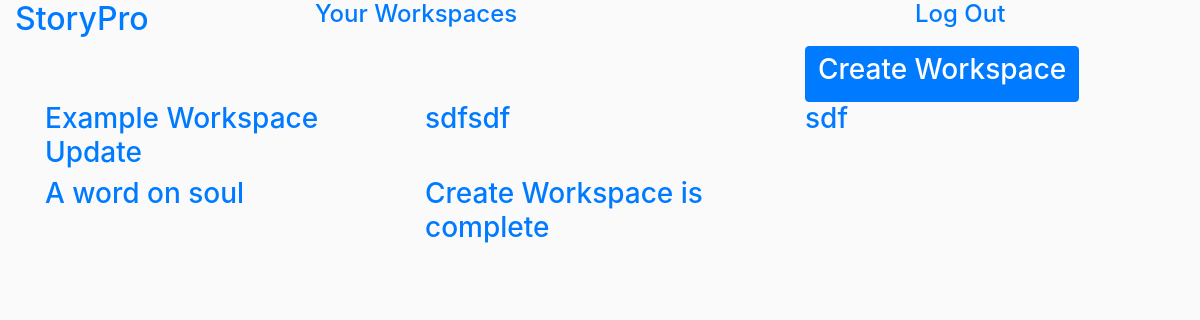
The page /workspaces/ (signed in) on the database its author committed.
### working/models.py (models this page shows, shortened)
class Workspace(models.Model):
    publisheradmin = models.ForeignKey(User)
    name = models.CharField(max_length=140, blank=False)
    blurb = models.TextField(max_length=140, blank=True)

### working/views.py (the view)
# urls.py: url(r'^workspaces/', include(workspace_urls)),
def workspaces(request):
    workspaces = Workspace.objects.all()
    return render(request, "workspaces.html", {"workspaces":workspaces})

### working/templates/workspaces.html (shortened to what this page needs)
{% extends "base.html" %}
{% block content %}
<div class="container">
{% if user.is_authenticated %}
    <div class="row">
        <div class="col-sm-4"></div>
        <div class="col-sm-4"></div>
        <div class="col-sm-4">
        <a class="btn btn-primary" href="{% url 'createworkspace' %}"><h3>Create Workspace</h3></a>
        </div>
    </div>
    <div class="row">
        {% for space in workspaces %}
            <div class="col-sm-4">
                <a href="{% url 'workspace' space.id %}"><h3>{{ space.name }}</h3></a>
            </div>
        {% endfor %}
    </div>
{% endif %}
</div>
{% endblock %}

### static/css/style.css (style rules this page uses)
body { background-color: #fafafa; }

### rows shown on the page
Workspace: name "Example Workspace Update"
Workspace: name "sdfsdf"
Workspace: name "sdf"
Workspace: name "A word on soul"
Workspace: name "Create Workspace is complete"
